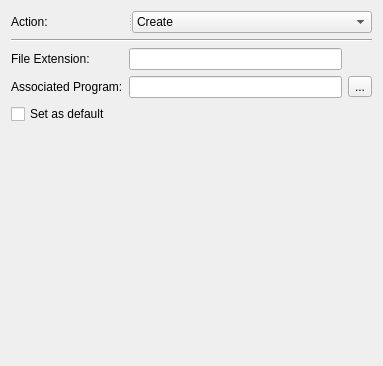
<?xml version="1.0" encoding="UTF-8"?>
<ui version="4.0">
 <class>OpenWithWidget</class>
 <widget class="QWidget" name="OpenWithWidget">
  <property name="geometry">
   <rect>
    <x>0</x>
    <y>0</y>
    <width>383</width>
    <height>366</height>
   </rect>
  </property>
  <property name="windowTitle">
   <string>Form</string>
  </property>
  <layout class="QGridLayout" name="gridLayout">
   <item row="1" column="0" colspan="3">
    <widget class="Line" name="line">
     <property name="orientation">
      <enum>Qt::Horizontal</enum>
     </property>
    </widget>
   </item>
   <item row="2" column="0">
    <widget class="QLabel" name="fileLabel">
     <property name="font">
      <font>
       <pointsize>9</pointsize>
      </font>
     </property>
     <property name="text">
      <string>File Extension:</string>
     </property>
     <property name="buddy">
      <cstring>fileLineEdit</cstring>
     </property>
    </widget>
   </item>
   <item row="2" column="1">
    <widget class="QLineEdit" name="fileLineEdit">
     <property name="text">
      <string/>
     </property>
    </widget>
   </item>
   <item row="3" column="0">
    <widget class="QLabel" name="associatedProgramLabel">
     <property name="font">
      <font>
       <pointsize>9</pointsize>
      </font>
     </property>
     <property name="text">
      <string>Associated Program:</string>
     </property>
     <property name="buddy">
      <cstring>associatedProgramLineEdit</cstring>
     </property>
    </widget>
   </item>
   <item row="3" column="1">
    <widget class="QLineEdit" name="associatedProgramLineEdit">
     <property name="text">
      <string/>
     </property>
    </widget>
   </item>
   <item row="3" column="2">
    <widget class="QToolButton" name="associatedProgramToolButton">
     <property name="text">
      <string>...</string>
     </property>
    </widget>
   </item>
   <item row="4" column="0" colspan="3">
    <widget class="QCheckBox" name="setAsDefaultCheckBox">
     <property name="text">
      <string>Set as default</string>
     </property>
    </widget>
   </item>
   <item row="5" column="0" colspan="3">
    <spacer name="verticalSpacer">
     <property name="orientation">
      <enum>Qt::Vertical</enum>
     </property>
     <property name="sizeType">
      <enum>QSizePolicy::MinimumExpanding</enum>
     </property>
     <property name="sizeHint" stdset="0">
      <size>
       <width>20</width>
       <height>104</height>
      </size>
     </property>
    </spacer>
   </item>
   <item row="0" column="0" colspan="3">
    <widget class="QSplitter" name="splitter_2">
     <property name="orientation">
      <enum>Qt::Horizontal</enum>
     </property>
     <widget class="QLabel" name="actionLabel">
      <property name="text">
       <string>Action:</string>
      </property>
      <property name="buddy">
       <cstring>actionComboBox</cstring>
      </property>
     </widget>
     <widget class="QComboBox" name="actionComboBox">
      <property name="currentText">
       <string>Create</string>
      </property>
      <item>
       <property name="text">
        <string>Create</string>
       </property>
      </item>
      <item>
       <property name="text">
        <string>Replace</string>
       </property>
      </item>
      <item>
       <property name="text">
        <string>Update</string>
       </property>
      </item>
      <item>
       <property name="text">
        <string>Delete</string>
       </property>
      </item>
     </widget>
    </widget>
   </item>
  </layout>
 </widget>
 <tabstops>
  <tabstop>actionComboBox</tabstop>
  <tabstop>fileLineEdit</tabstop>
  <tabstop>associatedProgramLineEdit</tabstop>
  <tabstop>associatedProgramToolButton</tabstop>
  <tabstop>setAsDefaultCheckBox</tabstop>
 </tabstops>
 <resources/>
 <connections/>
</ui>
